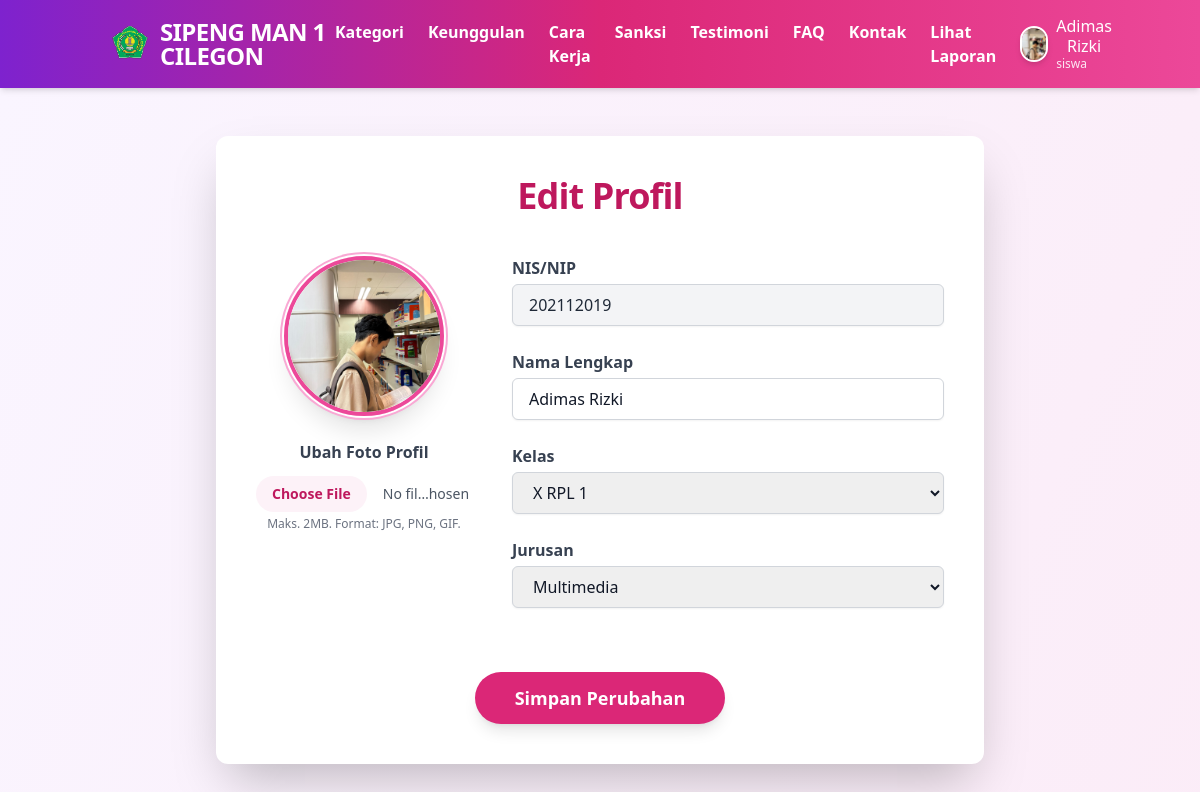
Page /profile.php (signed in) on the committed database.
### tables this page shows
CREATE TABLE IF NOT EXISTS `users` (
  `id` int NOT NULL AUTO_INCREMENT,
  `nis_nip` varchar(50) NOT NULL,
  `password` varchar(255) NOT NULL,
  `role` enum('siswa','guru','admin','kepsek') NOT NULL,
  `nama` varchar(255) NOT NULL,
  `foto_profile` varchar(255) DEFAULT 'default.png',
  `created_at` timestamp NULL DEFAULT CURRENT_TIMESTAMP,
  `updated_at` timestamp NULL DEFAULT CURRENT_TIMESTAMP ON UPDATE CURRENT_TIMESTAMP,
  `last_seen_at` timestamp NULL DEFAULT NULL,
  PRIMARY KEY (`id`),
  UNIQUE KEY `nis_nip` (`nis_nip`)
);

CREATE TABLE IF NOT EXISTS `siswa` (
  `id` int NOT NULL AUTO_INCREMENT,
  `user_id` int NOT NULL,
  `kelas_id` int DEFAULT NULL,
  `jurusan_id` int DEFAULT NULL,
  PRIMARY KEY (`id`),
  UNIQUE KEY `user_id` (`user_id`),
  KEY `kelas_id` (`kelas_id`),
  KEY `jurusan_id` (`jurusan_id`),
  CONSTRAINT `siswa_ibfk_1` FOREIGN KEY (`user_id`) REFERENCES `users` (`id`) ON DELETE CASCADE,
  CONSTRAINT `siswa_ibfk_2` FOREIGN KEY (`kelas_id`) REFERENCES `kelas` (`id`) ON DELETE SET NULL,
  CONSTRAINT `siswa_ibfk_3` FOREIGN KEY (`jurusan_id`) REFERENCES `jurusan` (`id`) ON DELETE SET NULL
);

CREATE TABLE IF NOT EXISTS `kelas` (
  `id` int NOT NULL AUTO_INCREMENT,
  `nama_kelas` varchar(50) NOT NULL,
  PRIMARY KEY (`id`),
  UNIQUE KEY `nama_kelas` (`nama_kelas`)
);

CREATE TABLE IF NOT EXISTS `jurusan` (
  `id` int NOT NULL AUTO_INCREMENT,
  `nama_jurusan` varchar(100) NOT NULL,
  PRIMARY KEY (`id`),
  UNIQUE KEY `nama_jurusan` (`nama_jurusan`)
);

### profile.php (the view, shortened to what this page needs)
<?php
include './layout/header.php';
include 'config/database.php';
$user = null;
$siswa = null;
$kelasList = [];
$jurusanList = [];
try {
    $queryKelas = $conn->prepare("SELECT id, nama_kelas FROM kelas ORDER BY nama_kelas ASC");
    if ($queryKelas) {
        $queryKelas->execute();
        $resultKelas = $queryKelas->get_result();
        while ($k = $resultKelas->fetch_assoc()) {
            $kelasList[] = $k;
        }
    } else {
        error_log("Error preparing kelas query: " . $conn->error);
    }
    $queryJurusan = $conn->prepare("SELECT id, nama_jurusan FROM jurusan ORDER BY nama_jurusan ASC");
    if ($queryJurusan) {
        $queryJurusan->execute();
        $resultJurusan = $queryJurusan->get_result();
        while ($j = $resultJurusan->fetch_assoc()) {
            $jurusanList[] = $j;
        }
    } else {
        error_log("Error preparing jurusan query: " . $conn->error);
    }
    $nis_nip_session = $_SESSION['nis_nip'];
    $queryUser = $conn->prepare("SELECT id, nis_nip, nama, foto_profile, role FROM users WHERE nis_nip = ? LIMIT 1");
    $queryUser->bind_param("s", $nis_nip_session);
    $queryUser->execute();
    $resultUser = $queryUser->get_result();
    $user = $resultUser->fetch_assoc();
    $user_id = $user['id'];
    if ($user['role'] === 'siswa') {
        $querySiswa = $conn->prepare("SELECT id, user_id, kelas_id, jurusan_id FROM siswa WHERE user_id = ? LIMIT 1");
        $querySiswa->bind_param("i", $user_id);
        $querySiswa->execute();
        $resultSiswa = $querySiswa->get_result();
        $siswa = $resultSiswa->fetch_assoc();
    }
} catch (Exception $e) {
    $_SESSION['error'] = "Terjadi kesalahan saat memuat data: " . $e->getMessage();
} finally {
    if (isset($conn) && $conn->ping()) {
        $conn->close();
    }
}
?>
<div class="min-h-screen bg-gradient-to-br from-purple-50 to-pink-100 py-12 px-4 sm:px-6 lg:px-8">
    <div class="max-w-3xl mx-auto bg-white p-8 sm:p-10 rounded-xl shadow-2xl animate-fade-in-down">
        <h2 class="text-4xl font-extrabold mb-10 text-center text-pink-700 tracking-tight">Edit Profil</h2>
        <form action="update-profile.php" method="POST" enctype="multipart/form-data" class="space-y-8">
            <div class="flex flex-col md:flex-row items-center md:items-start md:space-x-10">
                <div class="text-center md:w-1/3 flex flex-col items-center">
                    <div
                        class="w-40 h-40 mx-auto rounded-full overflow-hidden border-4 border-pink-500 shadow-xl ring-2 ring-pink-300 ring-offset-2">
                        <img src="assets/img/profile/<?= htmlspecialchars($user['foto_profile'] ?? 'default.png') ?>"
                            alt="Foto Profil"
                            class="object-cover w-full h-full transition-transform duration-300 hover:scale-105">
                    </div>
                    <label class="block mt-6 text-base font-semibold text-gray-700">Ubah Foto Profil</label>
                    <input type="file" name="foto" accept="image/*"
                        class="mt-3 w-full text-sm text-gray-600
                        file:mr-4 file:py-2 file:px-4 file:rounded-full file:border-0 file:text-sm file:font-semibold
                        file:bg-pink-50 file:text-pink-700 hover:file:bg-pink-100 transition duration-200 cursor-pointer">
                    <p class="text-xs text-gray-500 mt-1">Maks. 2MB. Format: JPG, PNG, GIF.</p>
                </div>
                <div class="mt-10 md:mt-0 md:w-2/3 space-y-6">
                    <div>
                        <label class="block text-gray-700 font-semibold mb-1">NIS/NIP</label>
                        <input type="text" value="<?= htmlspecialchars($user['nis_nip'] ?? '') ?>" readonly
                            class="w-full px-4 py-2 border border-gray-300 rounded-md bg-gray-100 text-gray-800 cursor-not-allowed shadow-sm">
                    </div>
                    <div>
                        <label for="nama" class="block text-gray-700 font-semibold mb-1">Nama Lengkap</label>
                        <input type="text" id="nama" name="nama" value="<?= htmlspecialchars($user['nama'] ?? '') ?>"
                            required
                            class="w-full px-4 py-2 border border-gray-300 rounded-md focus:outline-none focus:ring-2 focus:ring-pink-500 shadow-sm transition duration-150 text-gray-900">
                    </div>
                    <?php if ($user['role'] === 'siswa'): ?>
                    <div>
                        <label for="kelas_id" class="block text-gray-700 font-semibold mb-1">Kelas</label>
                        <select id="kelas_id" name="kelas_id"
                            class="w-full px-4 py-2 border border-gray-300 rounded-md focus:outline-none focus:ring-2 focus:ring-pink-500 shadow-sm transition duration-150 text-gray-900">
                            <?php foreach ($kelasList as $k): ?>
                            <option value="<?= htmlspecialchars($k['id']) ?>"
                                <?= (isset($siswa['kelas_id']) && $siswa['kelas_id'] == $k['id']) ? 'selected' : '' ?>>
                                <?= htmlspecialchars($k['nama_kelas']) ?>
                            </option>
                            <?php endforeach; ?>
                        </select>
                    </div>
                    <div>
                        <label for="jurusan_id" class="block text-gray-700 font-semibold mb-1">Jurusan</label>
                        <select id="jurusan_id" name="jurusan_id"
                            class="w-full px-4 py-2 border border-gray-300 rounded-md focus:outline-none focus:ring-2 focus:ring-pink-500 shadow-sm transition duration-150 text-gray-900">
                            <?php foreach ($jurusanList as $j): ?>
                            <option value="<?= htmlspecialchars($j['id']) ?>"
                                <?= (isset($siswa['jurusan_id']) && $siswa['jurusan_id'] == $j['id']) ? 'selected' : '' ?>>
                                <?= htmlspecialchars($j['nama_jurusan']) ?>
                            </option>
                            <?php endforeach; ?>
                        </select>
                    </div>
                    <?php endif; ?>
                </div>
            </div>
            <div class="text-center pt-8">
                <button type="submit"
                    class="bg-pink-600 text-white px-10 py-3 rounded-full font-bold text-lg hover:bg-pink-700 shadow-lg transform hover:scale-105 transition duration-300 ease-in-out focus:outline-none focus:ring-4 focus:ring-pink-300">
                    Simpan Perubahan
                </button>
            </div>
        </form>
    </div>
</div>
<?php include 'layout/footer.php'; ?>

### rows in the picture
users: foto_profile (picture), nis_nip "202112019", nama "Adimas Rizki"
siswa: kelas_id "X RPL 1", jurusan_id "Multimedia"

### other values in the picture
$_SESSION['nama'] "Adimas Rizki"
$_SESSION['role'] "siswa"
